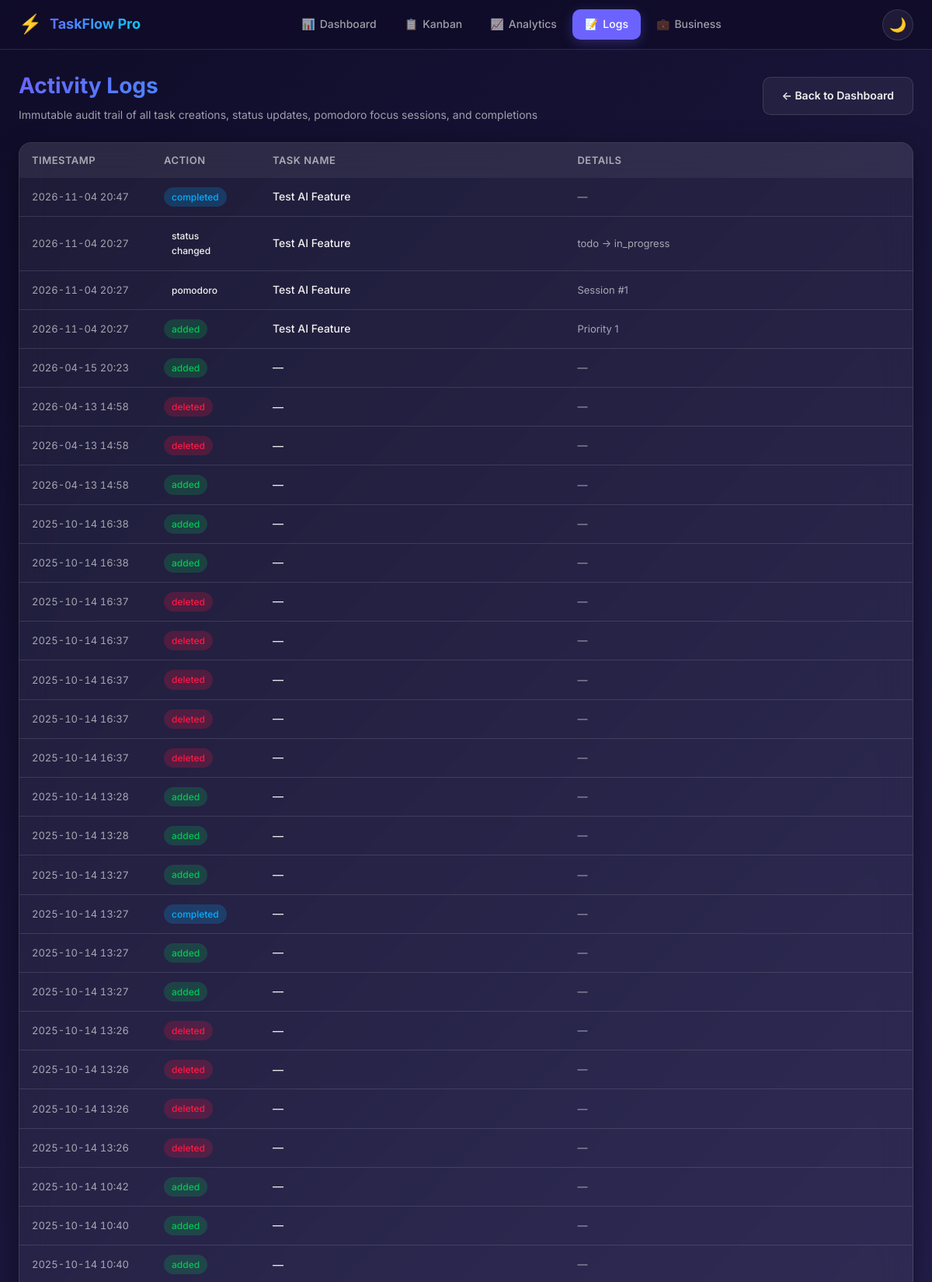
Page /logs (upper part) on the committed database.
### models.py (models this page shows, shortened)
class ActivityLog(db.Model):
    __tablename__ = 'activity_logs'
    id = db.Column(db.Integer, primary_key=True)
    task_id = db.Column(db.Integer, nullable=True)
    task_name = db.Column(db.String(200))
    action = db.Column(db.String(50))
    details = db.Column(db.Text, default='')
    timestamp = db.Column(db.DateTime, default=datetime.now)

### app.py (the view)
@app.route('/logs')
def logs():
    all_logs = ActivityLog.query.order_by(ActivityLog.timestamp.desc()).all()
    return render_template('logs.html', logs=all_logs, active_page='logs')

### templates/logs.html (shortened to what this page needs)
{% extends "base.html" %}
{% block content %}
<div class="page-header">
    <div>
        <h1 class="page-title">Activity Logs</h1>
        <p style="color: var(--text-secondary); margin-top: 4px; font-size: 14px;">
            Immutable audit trail of all task creations, status updates, pomodoro focus sessions, and completions
        </p>
    </div>
    <div>
        <a href="/" class="btn-secondary" style="text-decoration: none;">
            ← Back to Dashboard
        </a>
    </div>
</div>
<div class="glass-card" style="padding: 0; overflow-x: auto;">
    {% if logs %}
    <table class="logs-table">
        <thead>
            <tr>
                <th style="width: 170px;">Timestamp</th>
                <th style="width: 140px;">Action</th>
                <th>Task Name</th>
                <th>Details</th>
            </tr>
        </thead>
        <tbody>
            {% for log in logs %}
            <tr>
                <td style="color: var(--text-secondary); font-size: 13px; font-variant-numeric: tabular-nums;">
                    {{ log.timestamp.strftime('%Y-%m-%d %H:%M') if log.timestamp else '—' }}
                </td>
                <td>
                    <span class="log-action-badge log-{{ log.action }}">
                        {{ log.action.replace('_', ' ') }}
                    </span>
                </td>
                <td style="font-weight: 500;">
                    {{ log.task_name or '—' }}
                </td>
                <td style="color: var(--text-secondary); font-size: 13px;">
                    {{ log.details or '—' }}
                </td>
            </tr>
            {% endfor %}
        </tbody>
    </table>
    {% else %}
    <div class="empty-state" style="padding: 40px 20px;">
        <div class="empty-icon">📝</div>
        <h3>No activity logged yet</h3>
        <p style="margin-top: 8px;">Actions like adding tasks or completing them will appear here.</p>
    </div>
    {% endif %}
</div>
{% endblock %}

### static/css/style.css (style rules this page uses)
:root, [data-theme="dark"] { --bg-primary: #0a0a1a; --bg-gradient: linear-gradient(135deg, #0f0c29 0%, #302b63 50%, #24243e 100%); --glass-bg: rgba(255, 255, 255, 0.06); --glass-bg-hover: rgba(255, 255, 255, 0.1); --glass-border: rgba(255, 255, 255, 0.12); --glass-shadow: 0 8px 32px rgba(0, 0, 0, 0.4); --text-primary: #f0f0f0; --text-secondary: rgba(255, 255, 255, 0.6); --text-muted: rgba(255, 255, 255, 0.35); --input-bg: rgba(255, 255, 255, 0.08); --input-border: rgba(255, 255, 255, 0.15); --nav-bg: rgba(15, 12, 41, 0.8); --scrollbar-thumb: rgba(255,255,255,0.2); --overlay-bg: rgba(0, 0, 0, 0.6); }
:root { --primary: #6C63FF; --primary-glow: rgba(108, 99, 255, 0.3); --secondary: #00D2FF; --accent: #FF6B6B; --success: #00C853; --warning: #FFD600; --danger: #FF1744; --info: #00B0FF; --radius: 16px; --radius-sm: 10px; --radius-xs: 6px; --transition: all 0.3s cubic-bezier(0.4, 0, 0.2, 1); --font: 'Inter', -apple-system, BlinkMacSystemFont, sans-serif; }
*, *::before, *::after { box-sizing: border-box; margin: 0; padding: 0; }
html { scroll-behavior: smooth; }
body { font-family: var(--font); background: var(--bg-gradient) fixed; background-color: var(--bg-primary); min-height: 100vh; color: var(--text-primary); line-height: 1.6; transition: background 0.5s ease, color 0.3s ease; -webkit-font-smoothing: antialiased; -moz-osx-font-smoothing: grayscale; }
a { color: var(--primary); text-decoration: none; transition: var(--transition); }
* { scrollbar-width: thin; scrollbar-color: var(--scrollbar-thumb) transparent; }
.glass-card { background: var(--glass-bg); backdrop-filter: blur(20px); -webkit-backdrop-filter: blur(20px); border: 1px solid var(--glass-border); border-radius: var(--radius); box-shadow: var(--glass-shadow); padding: 24px; transition: var(--transition); animation: fadeInUp 0.5s ease both; }
.page-header { display: flex; justify-content: space-between; align-items: center; margin-bottom: 24px; flex-wrap: wrap; gap: 16px; }
.page-title { font-size: 28px; font-weight: 700; background: linear-gradient(135deg, var(--primary), var(--secondary)); -webkit-background-clip: text; background-clip: text; -webkit-text-fill-color: transparent; }
.btn-secondary { background: var(--glass-bg); color: var(--text-primary); border: 1px solid var(--glass-border); padding: 12px 24px; border-radius: var(--radius-sm); font-weight: 600; cursor: pointer; transition: var(--transition); font-size: 14px; font-family: var(--font); display: inline-flex; align-items: center; gap: 6px; justify-content: center; }
.logs-table { width: 100%; border-collapse: separate; border-spacing: 0; }
.logs-table th { background: var(--glass-bg); padding: 12px 16px; text-align: left; font-size: 13px; text-transform: uppercase; letter-spacing: 0.5px; color: var(--text-secondary); position: sticky; top: 0; font-weight: 600; white-space: nowrap; }
.logs-table th:first-child { border-radius: var(--radius-sm) 0 0 0; }
.logs-table th:last-child { border-radius: 0 var(--radius-sm) 0 0; }
.logs-table td { padding: 12px 16px; border-bottom: 1px solid var(--glass-border); font-size: 14px; }
.log-action-badge { display: inline-block; padding: 3px 10px; border-radius: 20px; font-size: 12px; font-weight: 500; }
.log-added { background: rgba(0, 200, 83, 0.2); color: var(--success); }
.log-deleted { background: rgba(255, 23, 68, 0.2); color: var(--danger); }
.log-completed { background: rgba(0, 176, 255, 0.2); color: var(--info); }

### rows in the picture
ActivityLog: timestamp "2026-11-04 20:47", action.replace "completed", task_name "Test AI Feature", details "—"
ActivityLog: timestamp "2026-11-04 20:27", action.replace "status changed", task_name "Test AI Feature", details "todo → in_progress"
ActivityLog: timestamp "2026-11-04 20:27", action.replace "pomodoro", task_name "Test AI Feature", details "Session #1"
ActivityLog: timestamp "2026-11-04 20:27", action.replace "added", task_name "Test AI Feature", details "Priority 1"
ActivityLog: timestamp "2026-04-15 20:23", action.replace "added", task_name "—", details "—"
ActivityLog: timestamp "2026-04-13 14:58", action.replace "deleted", task_name "—", details "—"
ActivityLog: timestamp "2026-04-13 14:58", action.replace "deleted", task_name "—", details "—"
ActivityLog: timestamp "2026-04-13 14:58", action.replace "added", task_name "—", details "—"
ActivityLog: timestamp "2025-10-14 16:38", action.replace "added", task_name "—", details "—"
ActivityLog: timestamp "2025-10-14 16:38", action.replace "added", task_name "—", details "—"
ActivityLog: timestamp "2025-10-14 16:37", action.replace "deleted", task_name "—", details "—"
ActivityLog: timestamp "2025-10-14 16:37", action.replace "deleted", task_name "—", details "—"
ActivityLog: timestamp "2025-10-14 16:37", action.replace "deleted", task_name "—", details "—"
ActivityLog: timestamp "2025-10-14 16:37", action.replace "deleted", task_name "—", details "—"
ActivityLog: timestamp "2025-10-14 16:37", action.replace "deleted", task_name "—", details "—"
ActivityLog: timestamp "2025-10-14 13:28", action.replace "added", task_name "—", details "—"
ActivityLog: timestamp "2025-10-14 13:28", action.replace "added", task_name "—", details "—"
ActivityLog: timestamp "2025-10-14 13:27", action.replace "added", task_name "—", details "—"
ActivityLog: timestamp "2025-10-14 13:27", action.replace "completed", task_name "—", details "—"
ActivityLog: timestamp "2025-10-14 13:27", action.replace "added", task_name "—", details "—"
ActivityLog: timestamp "2025-10-14 13:27", action.replace "added", task_name "—", details "—"
ActivityLog: timestamp "2025-10-14 13:26", action.replace "deleted", task_name "—", details "—"
ActivityLog: timestamp "2025-10-14 13:26", action.replace "deleted", task_name "—", details "—"
ActivityLog: timestamp "2025-10-14 13:26", action.replace "deleted", task_name "—", details "—"
ActivityLog: timestamp "2025-10-14 13:26", action.replace "deleted", task_name "—", details "—"
ActivityLog: timestamp "2025-10-14 10:42", action.replace "added", task_name "—", details "—"
ActivityLog: timestamp "2025-10-14 10:40", action.replace "added", task_name "—", details "—"
ActivityLog: timestamp "2025-10-14 10:40", action.replace "added", task_name "—", details "—"
